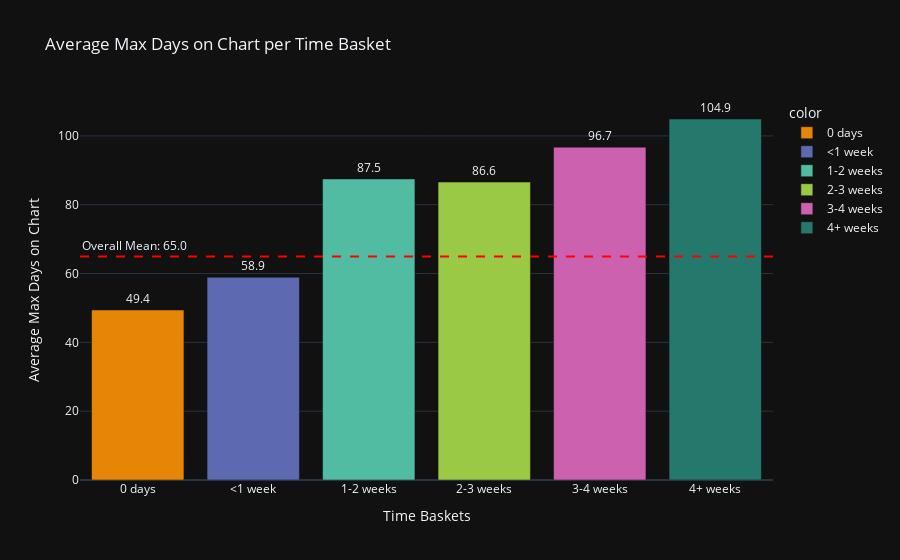

This figure's notebook cell:
### Code cell
mean_days_per_bin = df.groupby('relase-chart_days_bins')['max_days_on_chart'].mean().reindex(
    ['0 days', '<1 week', '1-2 weeks', '2-3 weeks', '3-4 weeks', '4+ weeks']
)

overall_mean = df['max_days_on_chart'].mean()

fig = px.bar(
    x=mean_days_per_bin.index,
    y=mean_days_per_bin.values,
    text=mean_days_per_bin.round(1),
    labels={'x': 'Time Baskets', 'y': 'Average Max Days on Chart'},
    title='Average Max Days on Chart per Time Basket',
    color=mean_days_per_bin.index,
    color_discrete_sequence=px.colors.qualitative.Vivid
)

fig.add_hline(
    y=overall_mean,
    line_dash="dash",
    line_color="red",
    annotation_text=f"Overall Mean: {overall_mean:.1f}",
    annotation_position="top left"
)

fig.update_traces(textposition='outside')
fig.update_layout(
    xaxis_title="Time Baskets",
    yaxis_title="Average Max Days on Chart",
    template="plotly_dark",
)

fig.show()

### Figure 1 — Plotly figure (JSON) as saved in the notebook; plotly's stock layout.template omitted (floating-point values rounded to 4 significant figures)
{"data": [{"alignmentgroup": "True", "hovertemplate": "color=0 days<br>Time Baskets=%{x}<br>Average Max Days on Chart=%{y}<br>text=%{text}<extra></extra>", "legendgroup": "0 days", "marker": {"color": "rgb(229, 134, 6)", "pattern": {"shape": ""}}, "name": "0 days", "offsetgroup": "0 days", "orientation": "v", "showlegend": true, "text": [49.4], "textposition": "outside", "type": "bar", "x": ["0 days"], "xaxis": "x", "y": [49.41], "yaxis": "y"}, {"alignmentgroup": "True", "hovertemplate": "color=<1 week<br>Time Baskets=%{x}<br>Average Max Days on Chart=%{y}<br>text=%{text}<extra></extra>", "legendgroup": "<1 week", "marker": {"color": "rgb(93, 105, 177)", "pattern": {"shape": ""}}, "name": "<1 week", "offsetgroup": "<1 week", "orientation": "v", "showlegend": true, "text": [58.9], "textposition": "outside", "type": "bar", "x": ["<1 week"], "xaxis": "x", "y": [58.92], "yaxis": "y"}, {"alignmentgroup": "True", "hovertemplate": "color=1-2 weeks<br>Time Baskets=%{x}<br>Average Max Days on Chart=%{y}<br>text=%{text}<extra></extra>", "legendgroup": "1-2 weeks", "marker": {"color": "rgb(82, 188, 163)", "pattern": {"shape": ""}}, "name": "1-2 weeks", "offsetgroup": "1-2 weeks", "orientation": "v", "showlegend": true, "text": [87.5], "textposition": "outside", "type": "bar", "x": ["1-2 weeks"], "xaxis": "x", "y": [87.5], "yaxis": "y"}, {"alignmentgroup": "True", "hovertemplate": "color=2-3 weeks<br>Time Baskets=%{x}<br>Average Max Days on Chart=%{y}<br>text=%{text}<extra></extra>", "legendgroup": "2-3 weeks", "marker": {"color": "rgb(153, 201, 69)", "pattern": {"shape": ""}}, "name": "2-3 weeks", "offsetgroup": "2-3 weeks", "orientation": "v", "showlegend": true, "text": [86.6], "textposition": "outside", "type": "bar", "x": ["2-3 weeks"], "xaxis": "x", "y": [86.58], "yaxis": "y"}, {"alignmentgroup": "True", "hovertemplate": "color=3-4 weeks<br>Time Baskets=%{x}<br>Average Max Days on Chart=%{y}<br>text=%{text}<extra></extra>", "legendgroup": "3-4 weeks", "marker": {"color": "rgb(204, 97, 176)", "pattern": {"shape": ""}}, "name": "3-4 weeks", "offsetgroup": "3-4 weeks", "orientation": "v", "showlegend": true, "text": [96.7], "textposition": "outside", "type": "bar", "x": ["3-4 weeks"], "xaxis": "x", "y": [96.73], "yaxis": "y"}, {"alignmentgroup": "True", "hovertemplate": "color=4+ weeks<br>Time Baskets=%{x}<br>Average Max Days on Chart=%{y}<br>text=%{text}<extra></extra>", "legendgroup": "4+ weeks", "marker": {"color": "rgb(36, 121, 108)", "pattern": {"shape": ""}}, "name": "4+ weeks", "offsetgroup": "4+ weeks", "orientation": "v", "showlegend": true, "text": [104.9], "textposition": "outside", "type": "bar", "x": ["4+ weeks"], "xaxis": "x", "y": [104.9], "yaxis": "y"}], "layout": {"annotations": [{"showarrow": false, "text": "Overall Mean: 65.0", "x": 0, "xanchor": "left", "xref": "x domain", "y": 64.97, "yanchor": "bottom", "yref": "y"}], "barmode": "relative", "legend": {"title": {"text": "color"}, "tracegroupgap": 0}, "shapes": [{"line": {"color": "red", "dash": "dash"}, "type": "line", "x0": 0, "x1": 1, "xref": "x domain", "y0": 64.97, "y1": 64.97, "yref": "y"}], "title": {"text": "Average Max Days on Chart per Time Basket"}, "xaxis": {"anchor": "y", "domain": [0, 1], "title": {"text": "Time Baskets"}}, "yaxis": {"anchor": "x", "domain": [0, 1], "title": {"text": "Average Max Days on Chart"}}}}
